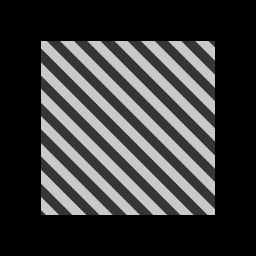

Here is the Python script that generated this plot:
#!/usr/bin/env python

# Normalize a 3D gradient field from a sinusoidal source.

# Factory overrides
import vtkmodules.vtkInteractionStyle  # noqa: F401
import vtkmodules.vtkRenderingFreeType  # noqa: F401
import vtkmodules.vtkRenderingOpenGL2  # noqa: F401

from vtkmodules.vtkImagingCore import vtkImageShiftScale
from vtkmodules.vtkImagingGeneral import (
    vtkImageGradient,
    vtkImageNormalize,
)
from vtkmodules.vtkImagingSources import vtkImageSinusoidSource
from vtkmodules.vtkRenderingCore import (
    vtkImageActor,
    vtkRenderWindow,
    vtkRenderWindowInteractor,
    vtkRenderer,
)

# Sinusoidal source
sinusoid_source = vtkImageSinusoidSource()
sinusoid_source.SetWholeExtent(0, 225, 0, 225, 0, 20)
sinusoid_source.SetAmplitude(250)
sinusoid_source.SetDirection(1, 1, 1)
sinusoid_source.SetPeriod(20)
sinusoid_source.ReleaseDataFlagOff()

# Gradient
gradient = vtkImageGradient()
gradient.SetInputConnection(sinusoid_source.GetOutputPort())
gradient.SetDimensionality(3)

# Normalize
normalize = vtkImageNormalize()
normalize.SetInputConnection(gradient.GetOutputPort())
normalize.Update()

# Map normalized [-1,1] to [0,255] for display
shift_scale = vtkImageShiftScale()
shift_scale.SetInputConnection(normalize.GetOutputPort())
shift_scale.SetShift(1.0)
shift_scale.SetScale(127.5)
shift_scale.SetOutputScalarTypeToUnsignedChar()
shift_scale.ClampOverflowOn()
shift_scale.Update()

# Display with vtkImageActor at middle Z slice
image_actor = vtkImageActor()
image_actor.GetMapper().SetInputConnection(shift_scale.GetOutputPort())
ext = shift_scale.GetOutput().GetExtent()
z_mid = (ext[4] + ext[5]) // 2
image_actor.SetDisplayExtent(ext[0], ext[1], ext[2], ext[3], z_mid, z_mid)

# Renderer
renderer = vtkRenderer()
renderer.AddActor(image_actor)

# Window
render_window = vtkRenderWindow()
render_window.AddRenderer(renderer)
render_window.SetSize(256, 256)
render_window.SetWindowName("normalize")

# Scene
renderer.ResetCamera()

# Interactor
interactor = vtkRenderWindowInteractor()
interactor.SetRenderWindow(render_window)

interactor.Initialize()
interactor.Start()
